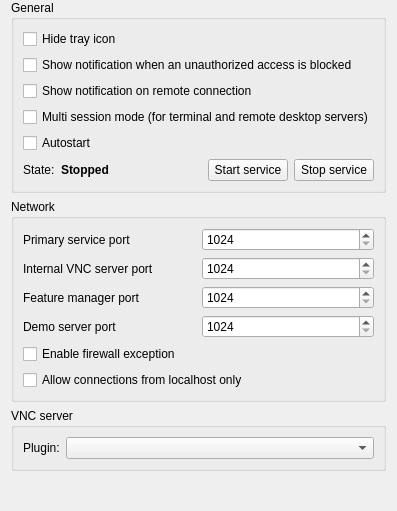
<?xml version="1.0" encoding="UTF-8"?>
<ui version="4.0">
 <class>ServiceConfigurationPage</class>
 <widget class="QWidget" name="ServiceConfigurationPage">
  <property name="windowTitle">
   <string notr="true">Form</string>
  </property>
  <layout class="QVBoxLayout" name="verticalLayout_2">
   <property name="topMargin">
    <number>0</number>
   </property>
   <property name="bottomMargin">
    <number>0</number>
   </property>
   <item>
    <widget class="QGroupBox" name="groupBox_3">
     <property name="title">
      <string>General</string>
     </property>
     <layout class="QGridLayout" name="gridLayout_12">
      <item row="2" column="0" colspan="5">
       <widget class="QCheckBox" name="remoteConnectionNotificationsEnabled">
        <property name="text">
         <string>Show notification on remote connection</string>
        </property>
       </widget>
      </item>
      <item row="1" column="0" colspan="5">
       <widget class="QCheckBox" name="failedAuthenticationNotificationsEnabled">
        <property name="text">
         <string>Show notification when an unauthorized access is blocked</string>
        </property>
       </widget>
      </item>
      <item row="0" column="0" colspan="5">
       <widget class="QCheckBox" name="isTrayIconHidden">
        <property name="text">
         <string>Hide tray icon</string>
        </property>
       </widget>
      </item>
      <item row="5" column="0">
       <widget class="QLabel" name="label_16">
        <property name="text">
         <string>State:</string>
        </property>
       </widget>
      </item>
      <item row="5" column="3">
       <widget class="QPushButton" name="startService">
        <property name="text">
         <string>Start service</string>
        </property>
        <property name="icon">
         <iconset resource="../resources/configurator.qrc">
          <normaloff>:/configurator/media-playback-start.png</normaloff>:/configurator/media-playback-start.png</iconset>
        </property>
       </widget>
      </item>
      <item row="4" column="0" colspan="5">
       <widget class="QCheckBox" name="autostartService">
        <property name="text">
         <string>Autostart</string>
        </property>
       </widget>
      </item>
      <item row="5" column="4">
       <widget class="QPushButton" name="stopService">
        <property name="text">
         <string>Stop service</string>
        </property>
        <property name="icon">
         <iconset resource="../resources/configurator.qrc">
          <normaloff>:/configurator/media-playback-stop.png</normaloff>:/configurator/media-playback-stop.png</iconset>
        </property>
       </widget>
      </item>
      <item row="5" column="2">
       <spacer name="horizontalSpacer_9">
        <property name="orientation">
         <enum>Qt::Horizontal</enum>
        </property>
        <property name="sizeHint" stdset="0">
         <size>
          <width>40</width>
          <height>20</height>
         </size>
        </property>
       </spacer>
      </item>
      <item row="5" column="1">
       <widget class="QLabel" name="serviceState">
        <property name="font">
         <font>
          <weight>75</weight>
          <bold>true</bold>
         </font>
        </property>
        <property name="text">
         <string>Stopped</string>
        </property>
       </widget>
      </item>
      <item row="3" column="0" colspan="5">
       <widget class="QCheckBox" name="multiSessionModeEnabled">
        <property name="toolTip">
         <string>Enabling this option will make the service launch a server process for every interactive session on a computer.
Typically this is required to support terminal servers.</string>
        </property>
        <property name="text">
         <string>Multi session mode (for terminal and remote desktop servers)</string>
        </property>
       </widget>
      </item>
     </layout>
    </widget>
   </item>
   <item>
    <widget class="QGroupBox" name="networkGroupBox">
     <property name="title">
      <string>Network</string>
     </property>
     <layout class="QGridLayout" name="gridLayout_11">
      <item row="2" column="1">
       <widget class="QSpinBox" name="featureWorkerManagerPort">
        <property name="minimum">
         <number>1024</number>
        </property>
        <property name="maximum">
         <number>65535</number>
        </property>
       </widget>
      </item>
      <item row="3" column="0">
       <widget class="QLabel" name="label_13">
        <property name="text">
         <string>Demo server port</string>
        </property>
       </widget>
      </item>
      <item row="0" column="1">
       <widget class="QSpinBox" name="primaryServicePort">
        <property name="minimum">
         <number>1024</number>
        </property>
        <property name="maximum">
         <number>65535</number>
        </property>
       </widget>
      </item>
      <item row="2" column="0">
       <widget class="QLabel" name="label_14">
        <property name="text">
         <string>Feature manager port</string>
        </property>
       </widget>
      </item>
      <item row="0" column="0">
       <widget class="QLabel" name="label_12">
        <property name="text">
         <string>Primary service port</string>
        </property>
       </widget>
      </item>
      <item row="4" column="0" colspan="2">
       <widget class="QCheckBox" name="isFirewallExceptionEnabled">
        <property name="text">
         <string>Enable firewall exception</string>
        </property>
       </widget>
      </item>
      <item row="3" column="1">
       <widget class="QSpinBox" name="demoServerPort">
        <property name="minimum">
         <number>1024</number>
        </property>
        <property name="maximum">
         <number>65535</number>
        </property>
       </widget>
      </item>
      <item row="5" column="0" colspan="2">
       <widget class="QCheckBox" name="localConnectOnly">
        <property name="text">
         <string>Allow connections from localhost only</string>
        </property>
       </widget>
      </item>
      <item row="1" column="0">
       <widget class="QLabel" name="label_15">
        <property name="text">
         <string>Internal VNC server port</string>
        </property>
       </widget>
      </item>
      <item row="1" column="1">
       <widget class="QSpinBox" name="vncServerPort">
        <property name="minimum">
         <number>1024</number>
        </property>
        <property name="maximum">
         <number>65535</number>
        </property>
       </widget>
      </item>
     </layout>
    </widget>
   </item>
   <item>
    <widget class="QGroupBox" name="vncServerGroupBox">
     <property name="title">
      <string>VNC server</string>
     </property>
     <layout class="QVBoxLayout" name="vncServerGroupBoxLayout">
      <item>
       <layout class="QHBoxLayout" name="horizontalLayout">
        <item>
         <widget class="QLabel" name="label">
          <property name="text">
           <string>Plugin:</string>
          </property>
         </widget>
        </item>
        <item>
         <widget class="QComboBox" name="vncServerPlugin">
          <property name="sizePolicy">
           <sizepolicy hsizetype="MinimumExpanding" vsizetype="Fixed">
            <horstretch>0</horstretch>
            <verstretch>0</verstretch>
           </sizepolicy>
          </property>
         </widget>
        </item>
       </layout>
      </item>
     </layout>
    </widget>
   </item>
   <item>
    <spacer name="verticalSpacer">
     <property name="orientation">
      <enum>Qt::Vertical</enum>
     </property>
     <property name="sizeHint" stdset="0">
      <size>
       <width>20</width>
       <height>40</height>
      </size>
     </property>
    </spacer>
   </item>
  </layout>
 </widget>
 <tabstops>
  <tabstop>isTrayIconHidden</tabstop>
  <tabstop>failedAuthenticationNotificationsEnabled</tabstop>
  <tabstop>remoteConnectionNotificationsEnabled</tabstop>
  <tabstop>multiSessionModeEnabled</tabstop>
  <tabstop>autostartService</tabstop>
  <tabstop>startService</tabstop>
  <tabstop>stopService</tabstop>
  <tabstop>primaryServicePort</tabstop>
  <tabstop>vncServerPort</tabstop>
  <tabstop>featureWorkerManagerPort</tabstop>
  <tabstop>demoServerPort</tabstop>
  <tabstop>isFirewallExceptionEnabled</tabstop>
  <tabstop>localConnectOnly</tabstop>
  <tabstop>vncServerPlugin</tabstop>
 </tabstops>
 <resources>
  <include location="../resources/configurator.qrc"/>
 </resources>
 <connections>
  <connection>
   <sender>vncServerPlugin</sender>
   <signal>currentIndexChanged(int)</signal>
   <receiver>ServiceConfigurationPage</receiver>
   <slot>updateVncServerPluginConfigurationWidget()</slot>
   <hints>
    <hint type="sourcelabel">
     <x>381</x>
     <y>703</y>
    </hint>
    <hint type="destinationlabel">
     <x>340</x>
     <y>484</y>
    </hint>
   </hints>
  </connection>
  <connection>
   <sender>startService</sender>
   <signal>clicked()</signal>
   <receiver>ServiceConfigurationPage</receiver>
   <slot>startService()</slot>
   <hints>
    <hint type="sourcelabel">
     <x>230</x>
     <y>118</y>
    </hint>
    <hint type="destinationlabel">
     <x>207</x>
     <y>234</y>
    </hint>
   </hints>
  </connection>
  <connection>
   <sender>stopService</sender>
   <signal>clicked()</signal>
   <receiver>ServiceConfigurationPage</receiver>
   <slot>stopService()</slot>
   <hints>
    <hint type="sourcelabel">
     <x>342</x>
     <y>118</y>
    </hint>
    <hint type="destinationlabel">
     <x>207</x>
     <y>234</y>
    </hint>
   </hints>
  </connection>
 </connections>
 <slots>
  <slot>updateVncServerPluginConfigurationWidget()</slot>
  <slot>startService()</slot>
  <slot>stopService()</slot>
 </slots>
</ui>
